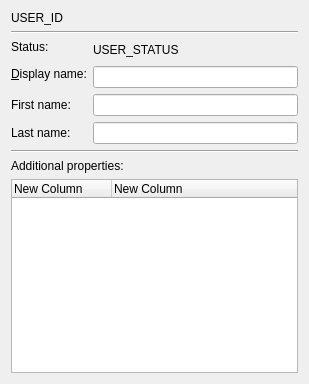
<ui version="4.0" >
 <class>GroupWiseContactProps</class>
 <widget class="QWidget" name="GroupWiseContactProps" >
  <property name="geometry" >
   <rect>
    <x>0</x>
    <y>0</y>
    <width>309</width>
    <height>384</height>
   </rect>
  </property>
  <layout class="QVBoxLayout" >
   <item>
    <widget class="QLabel" name="userId" >
     <property name="sizePolicy" >
      <sizepolicy vsizetype="Preferred" hsizetype="Preferred" >
       <horstretch>3</horstretch>
       <verstretch>0</verstretch>
      </sizepolicy>
     </property>
     <property name="text" >
      <string>USER_ID</string>
     </property>
     <property name="wordWrap" >
      <bool>false</bool>
     </property>
    </widget>
   </item>
   <item>
    <widget class="Line" name="line4" >
     <property name="frameShape" >
      <enum>QFrame::HLine</enum>
     </property>
     <property name="frameShadow" >
      <enum>QFrame::Sunken</enum>
     </property>
     <property name="orientation" >
      <enum>Qt::Horizontal</enum>
     </property>
    </widget>
   </item>
   <item>
    <layout class="QGridLayout" >
     <property name="leftMargin" >
      <number>0</number>
     </property>
     <property name="topMargin" >
      <number>0</number>
     </property>
     <property name="rightMargin" >
      <number>0</number>
     </property>
     <property name="bottomMargin" >
      <number>0</number>
     </property>
     <property name="horizontalSpacing" >
      <number>6</number>
     </property>
     <property name="verticalSpacing" >
      <number>6</number>
     </property>
     <item row="4" column="1" >
      <widget class="QLineEdit" name="lastName" >
       <property name="toolTip" >
        <string>Change the display name used for this contact</string>
       </property>
       <property name="text" >
        <string/>
       </property>
       <property name="readOnly" >
        <bool>true</bool>
       </property>
      </widget>
     </item>
     <item row="0" column="0" >
      <widget class="QLabel" name="textLabel14" >
       <property name="text" >
        <string>Status:</string>
       </property>
       <property name="wordWrap" >
        <bool>false</bool>
       </property>
      </widget>
     </item>
     <item row="2" column="1" >
      <widget class="QLineEdit" name="displayName" >
       <property name="toolTip" >
        <string>Change the display name used for this contact</string>
       </property>
       <property name="text" >
        <string/>
       </property>
       <property name="readOnly" >
        <bool>false</bool>
       </property>
      </widget>
     </item>
     <item rowspan="2" row="0" column="1" >
      <widget class="QLabel" name="status" >
       <property name="text" >
        <string>USER_STATUS</string>
       </property>
       <property name="wordWrap" >
        <bool>false</bool>
       </property>
      </widget>
     </item>
     <item row="3" column="0" >
      <widget class="QLabel" name="textLabel10" >
       <property name="text" >
        <string>First name:</string>
       </property>
       <property name="wordWrap" >
        <bool>false</bool>
       </property>
      </widget>
     </item>
     <item rowspan="2" row="1" column="0" >
      <widget class="QLabel" name="lbldisplayName" >
       <property name="text" >
        <string>&amp;Display name:</string>
       </property>
       <property name="wordWrap" >
        <bool>false</bool>
       </property>
       <property name="buddy" >
        <cstring>displayName</cstring>
       </property>
      </widget>
     </item>
     <item row="3" column="1" >
      <widget class="QLineEdit" name="firstName" >
       <property name="toolTip" >
        <string>Change the display name used for this contact</string>
       </property>
       <property name="text" >
        <string/>
       </property>
       <property name="readOnly" >
        <bool>true</bool>
       </property>
      </widget>
     </item>
     <item row="4" column="0" >
      <widget class="QLabel" name="textLabel11" >
       <property name="text" >
        <string>Last name:</string>
       </property>
       <property name="wordWrap" >
        <bool>false</bool>
       </property>
      </widget>
     </item>
    </layout>
   </item>
   <item>
    <widget class="Line" name="line1_2" >
     <property name="frameShape" >
      <enum>QFrame::HLine</enum>
     </property>
     <property name="frameShadow" >
      <enum>QFrame::Sunken</enum>
     </property>
     <property name="orientation" >
      <enum>Qt::Horizontal</enum>
     </property>
    </widget>
   </item>
   <item>
    <widget class="QLabel" name="textLabel15" >
     <property name="text" >
      <string>Additional properties:</string>
     </property>
     <property name="wordWrap" >
      <bool>false</bool>
     </property>
    </widget>
   </item>
   <item>
    <widget class="QTreeWidget" name="propsView" >
     <property name="contextMenuPolicy" >
      <enum>Qt::ActionsContextMenu</enum>
     </property>
     <property name="indentation" >
      <number>0</number>
     </property>
     <property name="rootIsDecorated" >
      <bool>false</bool>
     </property>
     <property name="allColumnsShowFocus" >
      <bool>true</bool>
     </property>
     <column>
      <property name="text" >
       <string>New Column</string>
      </property>
     </column>
     <column>
      <property name="text" >
       <string>New Column</string>
      </property>
     </column>
    </widget>
   </item>
  </layout>
 </widget>
 <layoutdefault spacing="6" margin="11" />
 <pixmapfunction>qPixmapFromMimeSource</pixmapfunction>
 <tabstops>
  <tabstop>displayName</tabstop>
  <tabstop>firstName</tabstop>
  <tabstop>lastName</tabstop>
 </tabstops>
 <includes>
  <include location="local" >k3listview.h</include>
 </includes>
 <resources/>
 <connections/>
</ui>
